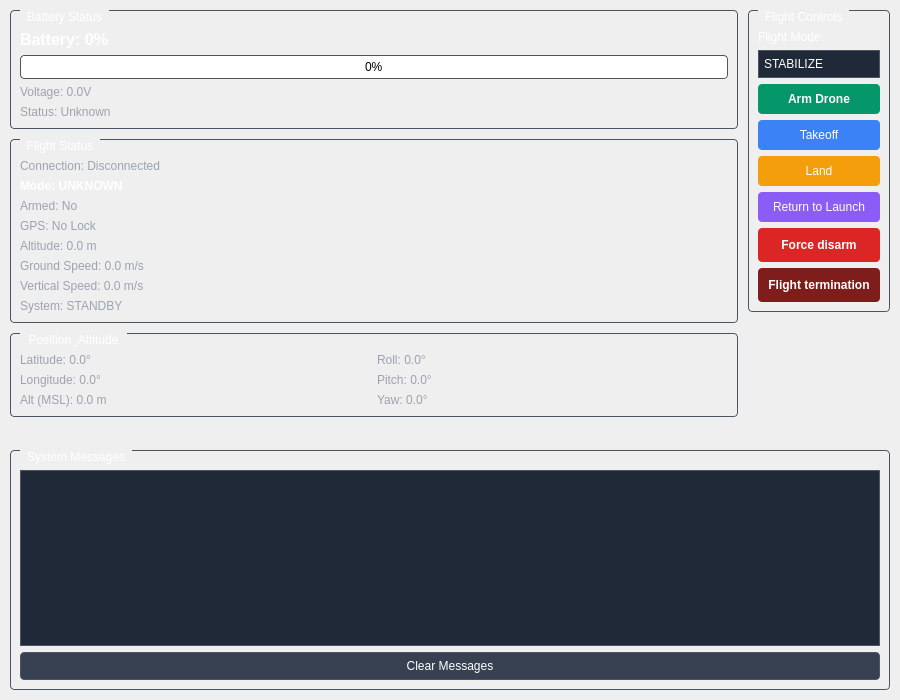
<?xml version="1.0" encoding="UTF-8"?>
<ui version="4.0">
 <class>DroneStatusWidget</class>
 <widget class="QWidget" name="DroneStatusWidget">
  <property name="geometry">
   <rect>
    <x>0</x>
    <y>0</y>
    <width>900</width>
    <height>700</height>
   </rect>
  </property>
  <property name="windowTitle">
   <string>Drone Status</string>
  </property>
  <layout class="QVBoxLayout" name="mainLayout">
   <property name="spacing">
    <number>10</number>
   </property>
   <property name="leftMargin">
    <number>10</number>
   </property>
   <property name="topMargin">
    <number>10</number>
   </property>
   <property name="rightMargin">
    <number>10</number>
   </property>
   <property name="bottomMargin">
    <number>10</number>
   </property>
   <item>
    <layout class="QHBoxLayout" name="topLayout">
     <property name="spacing">
      <number>10</number>
     </property>
     <item>
      <layout class="QVBoxLayout" name="leftLayout">
       <property name="spacing">
        <number>10</number>
       </property>
       <item>
        <widget class="QGroupBox" name="batteryGroup">
         <property name="styleSheet">
          <string notr="true">QGroupBox { color: white; border: 1px solid #4b5563; border-radius: 4px; margin-top: 1ex; padding-top: 10px; } 
QGroupBox::title { subcontrol-origin: margin; left: 10px; padding: 0 5px 0 5px; }</string>
         </property>
         <property name="title">
          <string>Battery Status</string>
         </property>
         <layout class="QVBoxLayout" name="batteryLayout">
          <item>
           <widget class="QLabel" name="batteryPercentageLabel">
            <property name="styleSheet">
             <string notr="true">QLabel { font-size: 16px; font-weight: bold; color: white; }</string>
            </property>
            <property name="text">
             <string>Battery: 0%</string>
            </property>
           </widget>
          </item>
          <item>
           <widget class="QProgressBar" name="batteryProgressBar">
            <property name="styleSheet">
             <string notr="true">QProgressBar { border: 1px solid #4b5563; border-radius: 4px; text-align: center; } 
QProgressBar::chunk { background-color: #10b981; border-radius: 3px; }</string>
            </property>
            <property name="value">
             <number>0</number>
            </property>
           </widget>
          </item>
          <item>
           <widget class="QLabel" name="batteryVoltageLabel">
            <property name="styleSheet">
             <string notr="true">QLabel { color: #9ca3af; }</string>
            </property>
            <property name="text">
             <string>Voltage: 0.0V</string>
            </property>
           </widget>
          </item>
          <item>
           <widget class="QLabel" name="batteryStatusLabel">
            <property name="styleSheet">
             <string notr="true">QLabel { color: #9ca3af; }</string>
            </property>
            <property name="text">
             <string>Status: Unknown</string>
            </property>
           </widget>
          </item>
         </layout>
        </widget>
       </item>
       <item>
        <widget class="QGroupBox" name="flightGroup">
         <property name="styleSheet">
          <string notr="true">QGroupBox { color: white; border: 1px solid #4b5563; border-radius: 4px; margin-top: 1ex; padding-top: 10px; } 
QGroupBox::title { subcontrol-origin: margin; left: 10px; padding: 0 5px 0 5px; }</string>
         </property>
         <property name="title">
          <string>Flight Status</string>
         </property>
         <layout class="QVBoxLayout" name="flightLayout">
          <item>
           <widget class="QLabel" name="connectionStatusLabel">
            <property name="styleSheet">
             <string notr="true">QLabel { color: #9ca3af; }</string>
            </property>
            <property name="text">
             <string>Connection: Disconnected</string>
            </property>
           </widget>
          </item>
          <item>
           <widget class="QLabel" name="flightModeLabel">
            <property name="styleSheet">
             <string notr="true">QLabel { color: white; font-weight: bold; }</string>
            </property>
            <property name="text">
             <string>Mode: UNKNOWN</string>
            </property>
           </widget>
          </item>
          <item>
           <widget class="QLabel" name="armedStatusLabel">
            <property name="styleSheet">
             <string notr="true">QLabel { color: #9ca3af; }</string>
            </property>
            <property name="text">
             <string>Armed: No</string>
            </property>
           </widget>
          </item>
          <item>
           <widget class="QLabel" name="gpsStatusLabel">
            <property name="styleSheet">
             <string notr="true">QLabel { color: #9ca3af; }</string>
            </property>
            <property name="text">
             <string>GPS: No Lock</string>
            </property>
           </widget>
          </item>
          <item>
           <widget class="QLabel" name="altitudeLabel">
            <property name="styleSheet">
             <string notr="true">QLabel { color: #9ca3af; }</string>
            </property>
            <property name="text">
             <string>Altitude: 0.0 m</string>
            </property>
           </widget>
          </item>
          <item>
           <widget class="QLabel" name="groundSpeedLabel">
            <property name="styleSheet">
             <string notr="true">QLabel { color: #9ca3af; }</string>
            </property>
            <property name="text">
             <string>Ground Speed: 0.0 m/s</string>
            </property>
           </widget>
          </item>
          <item>
           <widget class="QLabel" name="verticalSpeedLabel">
            <property name="styleSheet">
             <string notr="true">QLabel { color: #9ca3af; }</string>
            </property>
            <property name="text">
             <string>Vertical Speed: 0.0 m/s</string>
            </property>
           </widget>
          </item>
          <item>
           <widget class="QLabel" name="systemStatusLabel">
            <property name="styleSheet">
             <string notr="true">QLabel { color: #9ca3af; }</string>
            </property>
            <property name="text">
             <string>System: STANDBY</string>
            </property>
           </widget>
          </item>
         </layout>
        </widget>
       </item>
       <item>
        <widget class="QGroupBox" name="positionGroup">
         <property name="styleSheet">
          <string notr="true">QGroupBox { color: white; border: 1px solid #4b5563; border-radius: 4px; margin-top: 1ex; padding-top: 10px; } 
QGroupBox::title { subcontrol-origin: margin; left: 10px; padding: 0 5px 0 5px; }</string>
         </property>
         <property name="title">
          <string>Position &amp; Attitude</string>
         </property>
         <layout class="QGridLayout" name="positionLayout">
          <item row="0" column="0">
           <widget class="QLabel" name="latitudeLabel">
            <property name="styleSheet">
             <string notr="true">QLabel { color: #9ca3af; }</string>
            </property>
            <property name="text">
             <string>Latitude: 0.0°</string>
            </property>
           </widget>
          </item>
          <item row="1" column="0">
           <widget class="QLabel" name="longitudeLabel">
            <property name="styleSheet">
             <string notr="true">QLabel { color: #9ca3af; }</string>
            </property>
            <property name="text">
             <string>Longitude: 0.0°</string>
            </property>
           </widget>
          </item>
          <item row="2" column="0">
           <widget class="QLabel" name="altitudeAbsLabel">
            <property name="styleSheet">
             <string notr="true">QLabel { color: #9ca3af; }</string>
            </property>
            <property name="text">
             <string>Alt (MSL): 0.0 m</string>
            </property>
           </widget>
          </item>
          <item row="0" column="1">
           <widget class="QLabel" name="rollLabel">
            <property name="styleSheet">
             <string notr="true">QLabel { color: #9ca3af; }</string>
            </property>
            <property name="text">
             <string>Roll: 0.0°</string>
            </property>
           </widget>
          </item>
          <item row="1" column="1">
           <widget class="QLabel" name="pitchLabel">
            <property name="styleSheet">
             <string notr="true">QLabel { color: #9ca3af; }</string>
            </property>
            <property name="text">
             <string>Pitch: 0.0°</string>
            </property>
           </widget>
          </item>
          <item row="2" column="1">
           <widget class="QLabel" name="yawLabel">
            <property name="styleSheet">
             <string notr="true">QLabel { color: #9ca3af; }</string>
            </property>
            <property name="text">
             <string>Yaw: 0.0°</string>
            </property>
           </widget>
          </item>
         </layout>
        </widget>
       </item>
       <item>
        <spacer name="leftVerticalSpacer">
         <property name="orientation">
          <enum>Qt::Vertical</enum>
         </property>
         <property name="sizeHint" stdset="0">
          <size>
           <width>20</width>
           <height>40</height>
          </size>
         </property>
        </spacer>
       </item>
      </layout>
     </item>
     <item>
      <layout class="QVBoxLayout" name="rightLayout">
       <property name="spacing">
        <number>10</number>
       </property>
       <item>
        <widget class="QGroupBox" name="controlsGroup">
         <property name="styleSheet">
          <string notr="true">QGroupBox { color: white; border: 1px solid #4b5563; border-radius: 4px; margin-top: 1ex; padding-top: 10px; } 
QGroupBox::title { subcontrol-origin: margin; left: 10px; padding: 0 5px 0 5px; }</string>
         </property>
         <property name="title">
          <string>Flight Controls</string>
         </property>
         <layout class="QVBoxLayout" name="controlsLayout">
          <item>
           <widget class="QLabel" name="flightModeSelectLabel">
            <property name="styleSheet">
             <string notr="true">QLabel { color: white; }</string>
            </property>
            <property name="text">
             <string>Flight Mode:</string>
            </property>
           </widget>
          </item>
          <item>
           <widget class="QComboBox" name="flightModeCombo">
            <property name="styleSheet">
             <string notr="true">QComboBox { background-color: #1f2937; color: white; border: 1px solid #4b5563; padding: 5px; }
QComboBox::drop-down { border: none; }
QComboBox::down-arrow { image: none; }</string>
            </property>
            <item>
             <property name="text">
              <string>STABILIZE</string>
             </property>
            </item>
            <item>
             <property name="text">
              <string>ALT_HOLD</string>
             </property>
            </item>
            <item>
             <property name="text">
              <string>LOITER</string>
             </property>
            </item>
            <item>
             <property name="text">
              <string>AUTO</string>
             </property>
            </item>
            <item>
             <property name="text">
              <string>GUIDED</string>
             </property>
            </item>
            <item>
             <property name="text">
              <string>RTL</string>
             </property>
            </item>
           </widget>
          </item>
          <item>
           <widget class="QPushButton" name="armDisarmButton">
            <property name="styleSheet">
             <string notr="true">QPushButton { background-color: #059669; color: white; border: none; padding: 8px; border-radius: 4px; font-weight: bold; } 
QPushButton:hover { background-color: #047857; }
QPushButton:disabled { background-color: #374151; }</string>
            </property>
            <property name="text">
             <string>Arm Drone</string>
            </property>
           </widget>
          </item>
          <item>
           <widget class="QPushButton" name="takeoffButton">
            <property name="styleSheet">
             <string notr="true">QPushButton { background-color: #3b82f6; color: white; border: none; padding: 8px; border-radius: 4px; } 
QPushButton:hover { background-color: #2563eb; }
QPushButton:disabled { background-color: #374151; }</string>
            </property>
            <property name="text">
             <string>Takeoff</string>
            </property>
           </widget>
          </item>
          <item>
           <widget class="QPushButton" name="landButton">
            <property name="styleSheet">
             <string notr="true">QPushButton { background-color: #f59e0b; color: white; border: none; padding: 8px; border-radius: 4px; } 
QPushButton:hover { background-color: #d97706; }
QPushButton:disabled { background-color: #374151; }</string>
            </property>
            <property name="text">
             <string>Land</string>
            </property>
           </widget>
          </item>
          <item>
           <widget class="QPushButton" name="rtlButton">
            <property name="styleSheet">
             <string notr="true">QPushButton { background-color: #8b5cf6; color: white; border: none; padding: 8px; border-radius: 4px; } 
QPushButton:hover { background-color: #7c3aed; }
QPushButton:disabled { background-color: #374151; }</string>
            </property>
            <property name="text">
             <string>Return to Launch</string>
            </property>
           </widget>
          </item>
          <item>
           <widget class="QPushButton" name="forceDisarmButton">
            <property name="styleSheet">
             <string notr="true">QPushButton { background-color: #dc2626; color: white; border: none; padding: 10px; border-radius: 4px; font-weight: bold; } 
QPushButton:hover { background-color: #b91c1c; }
QPushButton:disabled { background-color: #374151; }</string>
            </property>
            <property name="text">
             <string>Force disarm</string>
            </property>
           </widget>
          </item>
          <item>
           <widget class="QPushButton" name="flightTerminationButton">
            <property name="styleSheet">
             <string notr="true">QPushButton { background-color: #7f1d1d; color: white; border: none; padding: 10px; border-radius: 4px; font-weight: bold; } 
QPushButton:hover { background-color: #450a0a; }
QPushButton:disabled { background-color: #374151; }</string>
            </property>
            <property name="text">
             <string>Flight termination</string>
            </property>
           </widget>
          </item>
         </layout>
        </widget>
       </item>
       <item>
        <spacer name="rightVerticalSpacer">
         <property name="orientation">
          <enum>Qt::Vertical</enum>
         </property>
         <property name="sizeHint" stdset="0">
          <size>
           <width>20</width>
           <height>40</height>
          </size>
         </property>
        </spacer>
       </item>
      </layout>
     </item>
    </layout>
   </item>
   <item>
    <widget class="QGroupBox" name="messagesGroup">
     <property name="styleSheet">
      <string notr="true">QGroupBox { color: white; border: 1px solid #4b5563; border-radius: 4px; margin-top: 1ex; padding-top: 10px; } 
QGroupBox::title { subcontrol-origin: margin; left: 10px; padding: 0 5px 0 5px; }</string>
     </property>
     <property name="title">
      <string>System Messages</string>
     </property>
     <layout class="QVBoxLayout" name="messagesLayout">
      <item>
       <widget class="QListWidget" name="messagesList">
        <property name="styleSheet">
         <string notr="true">QListWidget { background-color: #1f2937; color: white; border: 1px solid #4b5563; } 
QListWidget::item { padding: 4px; }</string>
        </property>
       </widget>
      </item>
      <item>
       <widget class="QPushButton" name="clearMessagesButton">
        <property name="styleSheet">
         <string notr="true">QPushButton { background-color: #374151; color: white; border: 1px solid #4b5563; padding: 6px; border-radius: 4px; } 
QPushButton:hover { background-color: #4b5563; }</string>
        </property>
        <property name="text">
         <string>Clear Messages</string>
        </property>
       </widget>
      </item>
     </layout>
    </widget>
   </item>
  </layout>
 </widget>
 <resources/>
 <connections/>
</ui>
